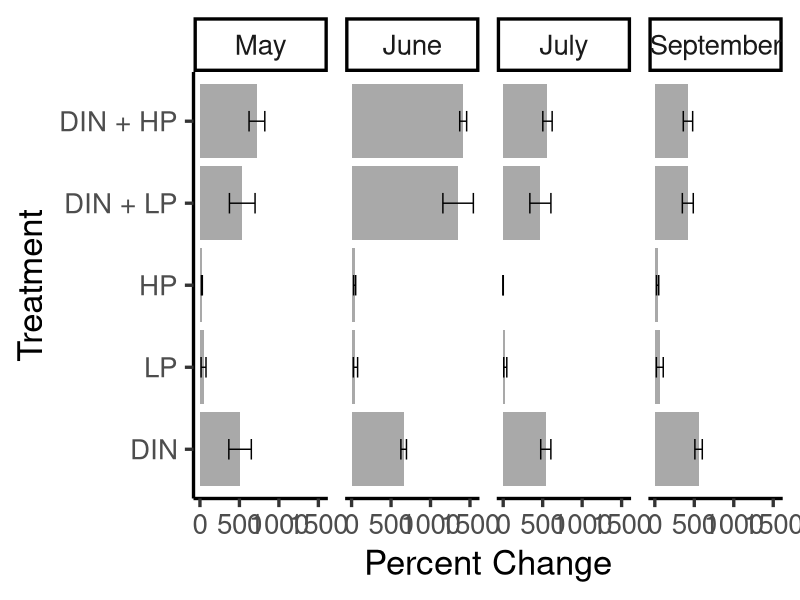
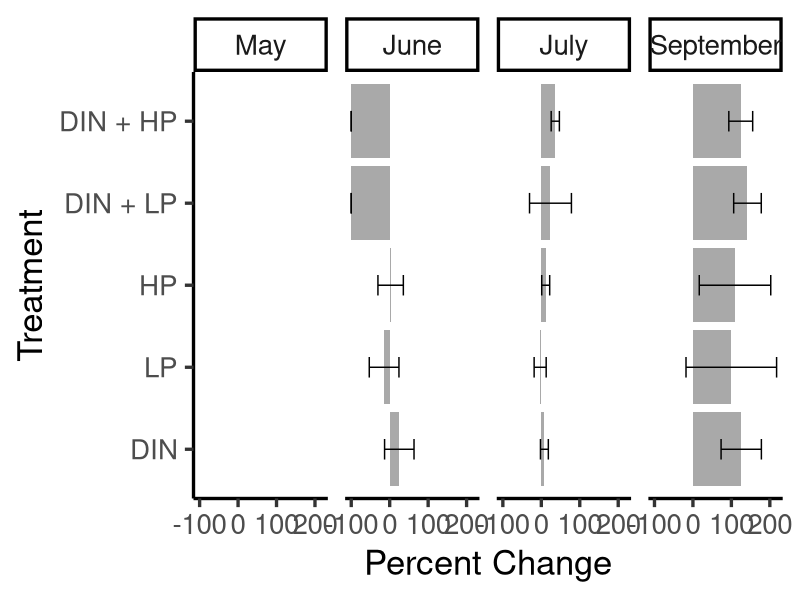
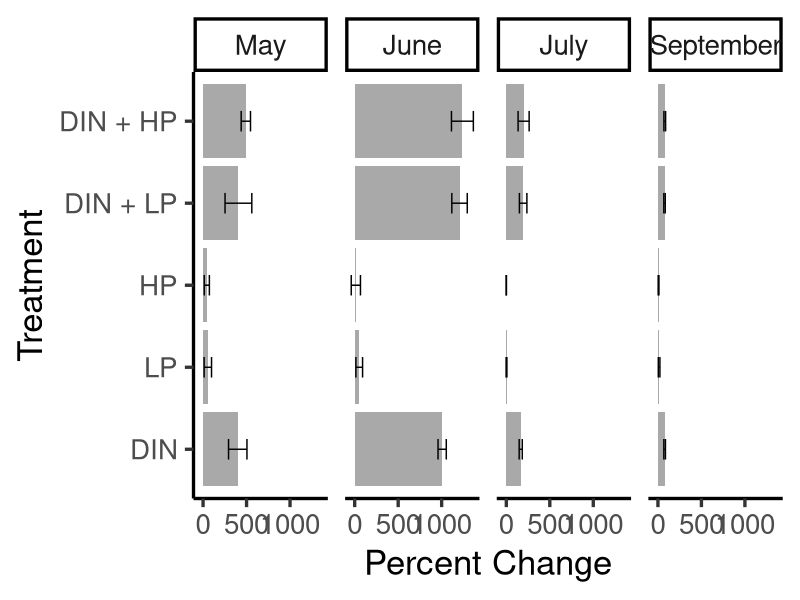
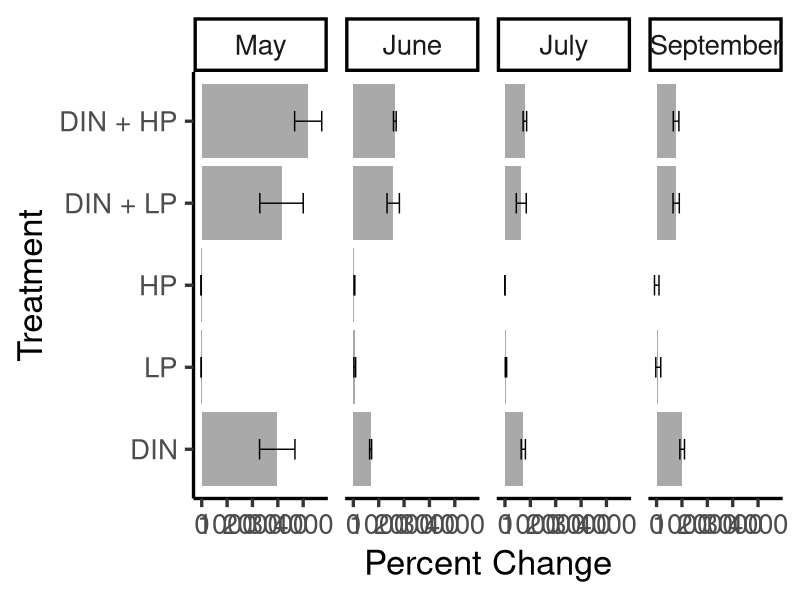
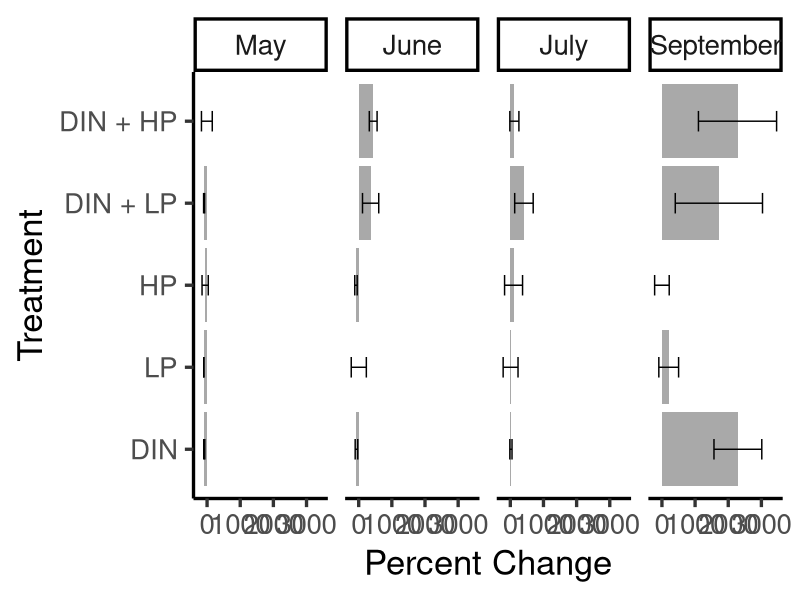
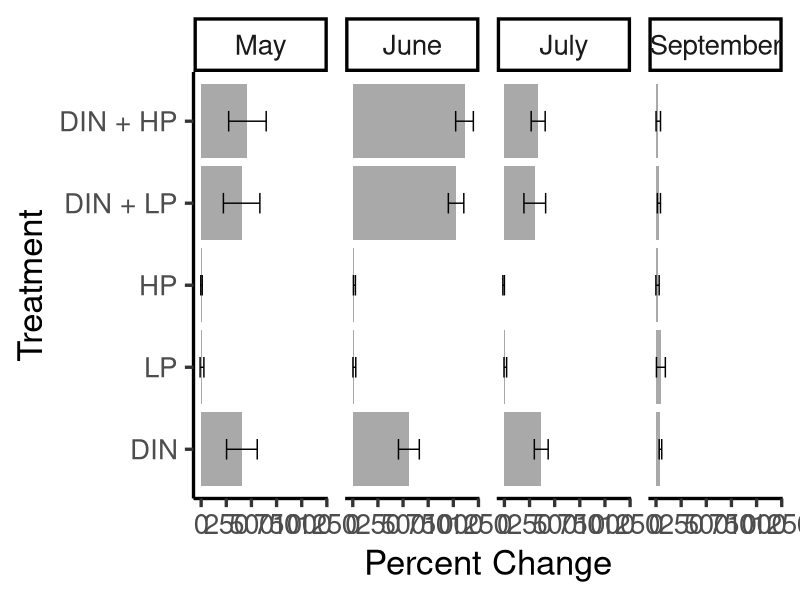
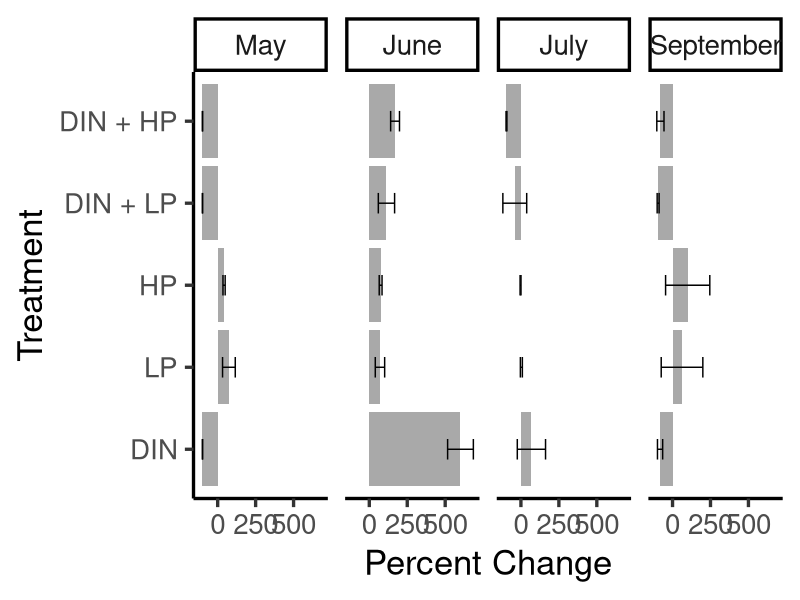
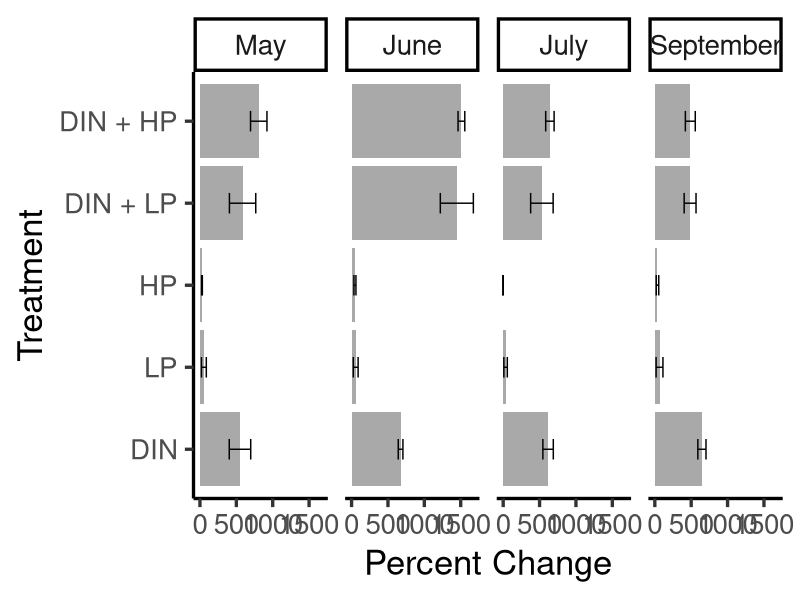

The R source for these figures, in order:
#2024-02-16
#barplots for all bioassay with and without transformed data

library(tidyverse)
library(dplyr)
library(lubridate)
library(readxl)
library(ggplot2)
library(car)
library(rstatix)


pc = read_excel("data/2024-02-20_Percent_change_data.xlsx", sheet = "2")

pc_dh = read_excel("data/2024-03-12_percent_change_data_with_dh.xlsx", sheet = "Sheet2")

glimpse(pc)

glimpse(pc_dh)

summary = pc %>%
  group_by(Bioassay_3, Treatment_3) %>%
  summarise(
    mean_tca = mean(Total_Chl_a_4),
    sd_tca = sd(Total_Chl_a_4, na.rm = TRUE),
    mean_cyano = mean(Cyanobacteria_4),
    sd_cyano = sd(Cyanobacteria_4, na.rm = TRUE),
    mean_crypto = mean(Cryptophytes_4),
    sd_crypto = sd(Cryptophytes_4, na.rm = TRUE),
    mean_diatom = mean(Diatoms_4),
    sd_diatom = sd(Diatoms_4, na.rm = TRUE),
    mean_dino = mean(Dinoflagellates_4),
    sd_dino = sd(Dinoflagellates_4, na.rm = TRUE),
    mean_ga = mean(Green_Algae_4),
    sd_ga = sd(Green_Algae_4, na.rm = TRUE),
    mean_hapto = mean(Haptophytes_4),
    sd_hapto = sd(Haptophytes_4, na.rm = TRUE),
  )

summary = summary[-c(21), ]

summary$Bioassay_3 = factor(summary$Bioassay_3, levels=c("May", "June", "July", "September")) 

summary_dh = pc_dh %>%
  group_by(Bioassay_3, Treatment_3) %>%
  summarise(
    mean_dh = mean(dh_4),
    sd_dh = sd(dh_4, na.rm = TRUE),
  )

summary_dh = summary_dh[-c(21), ]

summary_dh$Bioassay_3 = factor(summary_dh$Bioassay_3, levels=c("May", "June", "July", "September")) 

######################################## total chl a

tca_pc = ggplot(data = summary, 
                aes(x = mean_tca, y = fct_relevel(Treatment_3, "DIN", "LP", "HP", "DIN_LP", "DIN_HP"))) + 
  geom_col(aes(x = mean_tca,
               y = fct_relevel(Treatment_3, "DIN", "LP", "HP", "DIN_LP", "DIN_HP")),
           fill = "darkgrey",
           data = summary) +  
  geom_errorbar(aes(x = mean_tca,
                    y = fct_relevel(Treatment_3, "DIN", "LP", "HP", "DIN_LP", "DIN_HP"), 
                    xmin = mean_tca-sd_tca, 
                    xmax = mean_tca+sd_tca,
                    width = 0.25),
                data = summary) +
  xlab("Percent Change") +
  ylab("Treatment") +
  scale_y_discrete(labels= c("DIN" = "DIN", "LP" = "LP", "HP" = "HP", "DIN_LP" = "DIN + LP", "DIN_HP" = "DIN + HP")) +
  theme_classic(base_size = 25) +
  facet_wrap(~Bioassay_3, nrow = 1)

ggsave(tca_pc, filename = "figures/Percent_Change_horizontal/tca_pc.png",
       device = "png", height = 12, width = 15)










######################################## cyanobacteria

cyano_pc = ggplot(data = summary, 
                        aes(x = mean_cyano, y = fct_relevel(Treatment_3, "DIN", "LP", "HP", "DIN_LP", "DIN_HP"))) + 
  geom_col(aes(x = mean_cyano,
               y = fct_relevel(Treatment_3, "DIN", "LP", "HP", "DIN_LP", "DIN_HP")),
           fill = "darkgrey",
           data = summary) +  
  geom_errorbar(aes(x = mean_cyano,
                    y = fct_relevel(Treatment_3, "DIN", "LP", "HP", "DIN_LP", "DIN_HP"), 
                    xmin = mean_cyano-sd_cyano, 
                    xmax = mean_cyano+sd_cyano,
                    width = 0.25),
                data = summary) +
  xlab("Percent Change") +
  ylab("Treatment") +
  scale_y_discrete(labels= c("DIN" = "DIN", "LP" = "LP", "HP" = "HP", "DIN_LP" = "DIN + LP", "DIN_HP" = "DIN + HP")) +
  theme_classic(base_size = 25) +
  facet_wrap(~Bioassay_3, nrow = 1)

ggsave(cyano_pc, filename = "figures/Percent_Change_horizontal/cyano_pc.png",
       device = "png", height = 12, width = 15)











######################################## cryptophytes

crypto_pc = ggplot(data = summary, 
                  aes(x = mean_crypto, y = fct_relevel(Treatment_3, "DIN", "LP", "HP", "DIN_LP", "DIN_HP"))) + 
  geom_col(aes(x = mean_crypto,
               y = fct_relevel(Treatment_3, "DIN", "LP", "HP", "DIN_LP", "DIN_HP")),
           fill = "darkgrey",
           data = summary) +  
  geom_errorbar(aes(x = mean_crypto,
                    y = fct_relevel(Treatment_3, "DIN", "LP", "HP", "DIN_LP", "DIN_HP"), 
                    xmin = mean_crypto-sd_crypto, 
                    xmax = mean_crypto+sd_crypto,
                    width = 0.25),
                data = summary) +
  xlab("Percent Change") +
  ylab("Treatment") +
  scale_y_discrete(labels= c("DIN" = "DIN", "LP" = "LP", "HP" = "HP", "DIN_LP" = "DIN + LP", "DIN_HP" = "DIN + HP")) +
  theme_classic(base_size = 25) +
  facet_wrap(~Bioassay_3, nrow = 1)

ggsave(crypto_pc, filename = "figures/Percent_Change_horizontal/crypto_pc.png",
       device = "png", height = 12, width = 15)











######################################## diatoms

diatom_pc = ggplot(data = summary, 
                   aes(x = mean_diatom, y = fct_relevel(Treatment_3, "DIN", "LP", "HP", "DIN_LP", "DIN_HP"))) + 
  geom_col(aes(x = mean_diatom,
               y = fct_relevel(Treatment_3, "DIN", "LP", "HP", "DIN_LP", "DIN_HP")),
           fill = "darkgrey",
           data = summary) +  
  geom_errorbar(aes(x = mean_diatom,
                    y = fct_relevel(Treatment_3, "DIN", "LP", "HP", "DIN_LP", "DIN_HP"), 
                    xmin = mean_diatom-sd_diatom, 
                    xmax = mean_diatom+sd_diatom,
                    width = 0.25),
                data = summary) +
  xlab("Percent Change") +
  ylab("Treatment") +
  scale_y_discrete(labels= c("DIN" = "DIN", "LP" = "LP", "HP" = "HP", "DIN_LP" = "DIN + LP", "DIN_HP" = "DIN + HP")) +
  theme_classic(base_size = 25) +
  facet_wrap(~Bioassay_3, nrow = 1)

ggsave(diatom_pc, filename = "figures/Percent_Change_horizontal/diatom_pc.png",
       device = "png", height = 12, width = 17)











######################################## dinoflagellates

dino_pc = ggplot(data = summary, 
                   aes(x = mean_dino, y = fct_relevel(Treatment_3, "DIN", "LP", "HP", "DIN_LP", "DIN_HP"))) + 
  geom_col(aes(x = mean_dino,
               y = fct_relevel(Treatment_3, "DIN", "LP", "HP", "DIN_LP", "DIN_HP")),
           fill = "darkgrey",
           data = summary) +  
  geom_errorbar(aes(x = mean_dino,
                    y = fct_relevel(Treatment_3, "DIN", "LP", "HP", "DIN_LP", "DIN_HP"), 
                    xmin = mean_dino-sd_dino, 
                    xmax = mean_dino+sd_dino,
                    width = 0.25),
                data = summary) +
  xlab("Percent Change") +
  ylab("Treatment") +
  scale_y_discrete(labels= c("DIN" = "DIN", "LP" = "LP", "HP" = "HP", "DIN_LP" = "DIN + LP", "DIN_HP" = "DIN + HP")) +
  theme_classic(base_size = 25) +
  facet_wrap(~Bioassay_3, nrow = 1)

ggsave(dino_pc, filename = "figures/Percent_Change_horizontal/dino_pc.png",
       device = "png", height = 12, width = 15)













######################################## green algae

ga_pc = ggplot(data = summary, 
                 aes(x = mean_ga, y = fct_relevel(Treatment_3, "DIN", "LP", "HP", "DIN_LP", "DIN_HP"))) + 
  geom_col(aes(x = mean_ga,
               y = fct_relevel(Treatment_3, "DIN", "LP", "HP", "DIN_LP", "DIN_HP")),
           fill = "darkgrey",
           data = summary) +  
  geom_errorbar(aes(x = mean_ga,
                    y = fct_relevel(Treatment_3, "DIN", "LP", "HP", "DIN_LP", "DIN_HP"), 
                    xmin = mean_ga-sd_ga, 
                    xmax = mean_ga+sd_ga,
                    width = 0.25),
                data = summary) +
  xlab("Percent Change") +
  ylab("Treatment") +
  scale_y_discrete(labels= c("DIN" = "DIN", "LP" = "LP", "HP" = "HP", "DIN_LP" = "DIN + LP", "DIN_HP" = "DIN + HP")) +
  theme_classic(base_size = 25) +
  facet_wrap(~Bioassay_3, nrow = 1)

ggsave(ga_pc, filename = "figures/Percent_Change_horizontal/ga_pc.png",
       device = "png", height = 12, width = 15)













######################################## haptophytes

hapto_pc = ggplot(data = summary, 
               aes(x = mean_hapto, y = fct_relevel(Treatment_3, "DIN", "LP", "HP", "DIN_LP", "DIN_HP"))) + 
  geom_col(aes(x = mean_hapto,
               y = fct_relevel(Treatment_3, "DIN", "LP", "HP", "DIN_LP", "DIN_HP")),
           fill = "darkgrey",
           data = summary) +  
  geom_errorbar(aes(x = mean_hapto,
                    y = fct_relevel(Treatment_3, "DIN", "LP", "HP", "DIN_LP", "DIN_HP"), 
                    xmin = mean_hapto-sd_hapto, 
                    xmax = mean_hapto+sd_hapto,
                    width = 0.25),
                data = summary) +
  xlab("Percent Change") +
  ylab("Treatment") +
  scale_y_discrete(labels= c("DIN" = "DIN", "LP" = "LP", "HP" = "HP", "DIN_LP" = "DIN + LP", "DIN_HP" = "DIN + HP")) +
  theme_classic(base_size = 25) +
  facet_wrap(~Bioassay_3, nrow = 1)

ggsave(hapto_pc, filename = "figures/Percent_Change_horizontal/hapto_pc.png",
       device = "png", height = 12, width = 15)

















######################################## diatoms/haptophytes

dh_pc = ggplot(data = summary_dh, 
                  aes(x = mean_dh, y = fct_relevel(Treatment_3, "DIN", "LP", "HP", "DIN_LP", "DIN_HP"))) + 
  geom_col(aes(x = mean_dh,
               y = fct_relevel(Treatment_3, "DIN", "LP", "HP", "DIN_LP", "DIN_HP")),
           fill = "darkgrey",
           data = summary_dh) +  
  geom_errorbar(aes(x = mean_dh,
                    y = fct_relevel(Treatment_3, "DIN", "LP", "HP", "DIN_LP", "DIN_HP"), 
                    xmin = mean_dh-sd_dh, 
                    xmax = mean_dh+sd_dh,
                    width = 0.25),
                data = summary_dh) +
  xlab("Percent Change") +
  ylab("Treatment") +
  scale_y_discrete(labels= c("DIN" = "DIN", "LP" = "LP", "HP" = "HP", "DIN_LP" = "DIN + LP", "DIN_HP" = "DIN + HP")) +
  theme_classic(base_size = 25) +
  facet_wrap(~Bioassay_3, nrow = 1)

ggsave(dh_pc, filename = "figures/Percent_Change_horizontal/dh_pc.png",
       device = "png", height = 12, width = 15)
